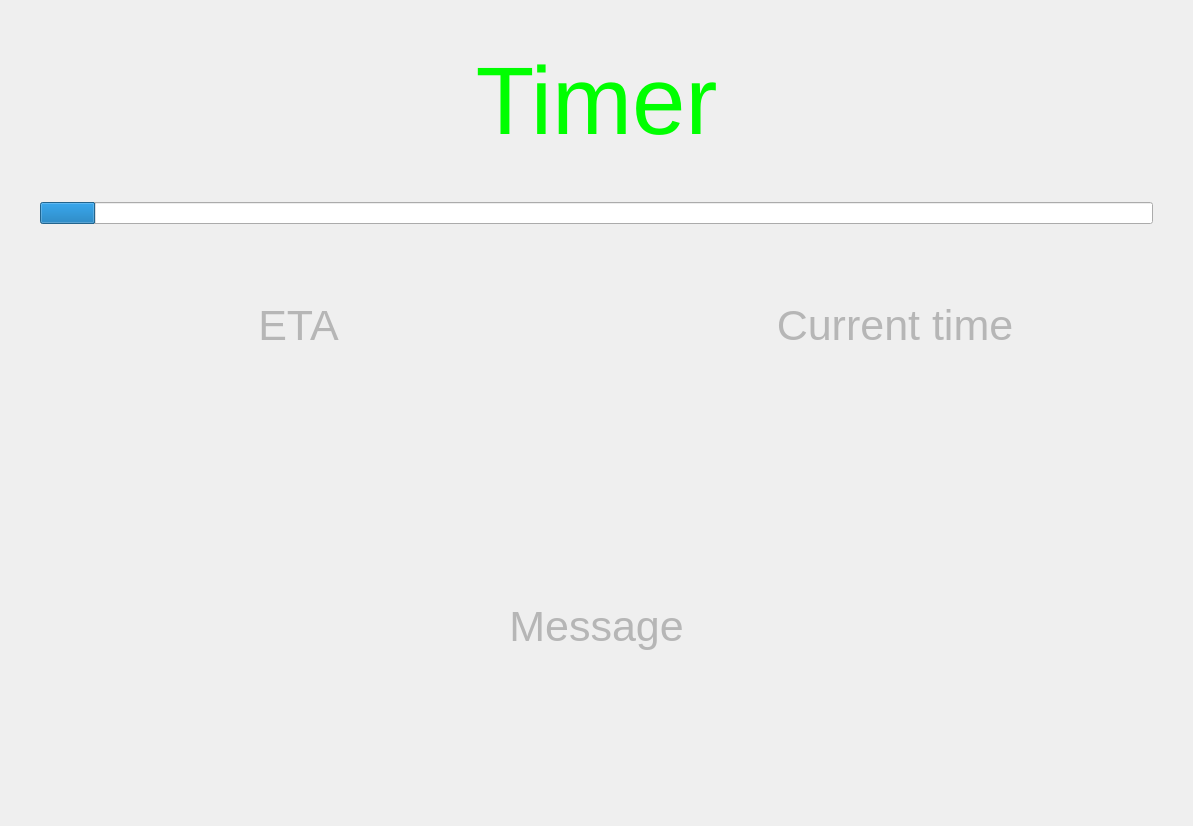
<?xml version="1.0" encoding="UTF-8"?>
<ui version="4.0">
 <class>TimerView</class>
 <widget class="QWidget" name="TimerView">
  <property name="geometry">
   <rect>
    <x>0</x>
    <y>0</y>
    <width>1193</width>
    <height>826</height>
   </rect>
  </property>
  <property name="windowTitle">
   <string>Form</string>
  </property>
  <property name="layoutDirection">
   <enum>Qt::LeftToRight</enum>
  </property>
  <layout class="QVBoxLayout" name="verticalLayout">
   <property name="spacing">
    <number>0</number>
   </property>
   <property name="sizeConstraint">
    <enum>QLayout::SetDefaultConstraint</enum>
   </property>
   <property name="leftMargin">
    <number>0</number>
   </property>
   <property name="topMargin">
    <number>0</number>
   </property>
   <property name="rightMargin">
    <number>0</number>
   </property>
   <property name="bottomMargin">
    <number>0</number>
   </property>
   <item>
    <widget class="QLabel" name="lbl_timer">
     <property name="minimumSize">
      <size>
       <width>0</width>
       <height>200</height>
      </size>
     </property>
     <property name="font">
      <font>
       <pointsize>72</pointsize>
      </font>
     </property>
     <property name="styleSheet">
      <string notr="true">color: rgb(0, 255, 0);</string>
     </property>
     <property name="text">
      <string>Timer</string>
     </property>
     <property name="alignment">
      <set>Qt::AlignCenter</set>
     </property>
    </widget>
   </item>
   <item>
    <layout class="QHBoxLayout" name="horizontalLayout_2">
     <item>
      <spacer name="horizontalSpacer_2">
       <property name="orientation">
        <enum>Qt::Horizontal</enum>
       </property>
       <property name="sizeType">
        <enum>QSizePolicy::Fixed</enum>
       </property>
       <property name="sizeHint" stdset="0">
        <size>
         <width>40</width>
         <height>20</height>
        </size>
       </property>
      </spacer>
     </item>
     <item>
      <widget class="QProgressBar" name="timer_progress">
       <property name="minimumSize">
        <size>
         <width>0</width>
         <height>0</height>
        </size>
       </property>
       <property name="styleSheet">
        <string notr="true"/>
       </property>
       <property name="minimum">
        <number>0</number>
       </property>
       <property name="maximum">
        <number>1000</number>
       </property>
       <property name="value">
        <number>50</number>
       </property>
       <property name="alignment">
        <set>Qt::AlignCenter</set>
       </property>
       <property name="textVisible">
        <bool>false</bool>
       </property>
       <property name="invertedAppearance">
        <bool>false</bool>
       </property>
       <property name="format">
        <string>%v</string>
       </property>
      </widget>
     </item>
     <item>
      <spacer name="horizontalSpacer">
       <property name="orientation">
        <enum>Qt::Horizontal</enum>
       </property>
       <property name="sizeType">
        <enum>QSizePolicy::Fixed</enum>
       </property>
       <property name="sizeHint" stdset="0">
        <size>
         <width>40</width>
         <height>20</height>
        </size>
       </property>
      </spacer>
     </item>
    </layout>
   </item>
   <item>
    <layout class="QHBoxLayout" name="horizontalLayout">
     <property name="spacing">
      <number>0</number>
     </property>
     <item>
      <widget class="QLabel" name="lbl_eta">
       <property name="minimumSize">
        <size>
         <width>0</width>
         <height>200</height>
        </size>
       </property>
       <property name="font">
        <font>
         <pointsize>32</pointsize>
        </font>
       </property>
       <property name="styleSheet">
        <string notr="true">color: rgb(182, 182, 182);</string>
       </property>
       <property name="text">
        <string>ETA</string>
       </property>
       <property name="alignment">
        <set>Qt::AlignCenter</set>
       </property>
      </widget>
     </item>
     <item>
      <widget class="QLabel" name="lbl_clock">
       <property name="minimumSize">
        <size>
         <width>0</width>
         <height>200</height>
        </size>
       </property>
       <property name="font">
        <font>
         <pointsize>32</pointsize>
        </font>
       </property>
       <property name="styleSheet">
        <string notr="true">color: rgb(182, 182, 182);</string>
       </property>
       <property name="text">
        <string>Current time</string>
       </property>
       <property name="alignment">
        <set>Qt::AlignCenter</set>
       </property>
      </widget>
     </item>
    </layout>
   </item>
   <item>
    <widget class="QLabel" name="lbl_message">
     <property name="minimumSize">
      <size>
       <width>0</width>
       <height>400</height>
      </size>
     </property>
     <property name="maximumSize">
      <size>
       <width>16777215</width>
       <height>400</height>
      </size>
     </property>
     <property name="font">
      <font>
       <pointsize>32</pointsize>
      </font>
     </property>
     <property name="styleSheet">
      <string notr="true">color: rgb(182, 182, 182);</string>
     </property>
     <property name="text">
      <string>Message</string>
     </property>
     <property name="alignment">
      <set>Qt::AlignCenter</set>
     </property>
    </widget>
   </item>
  </layout>
 </widget>
 <resources/>
 <connections/>
</ui>
